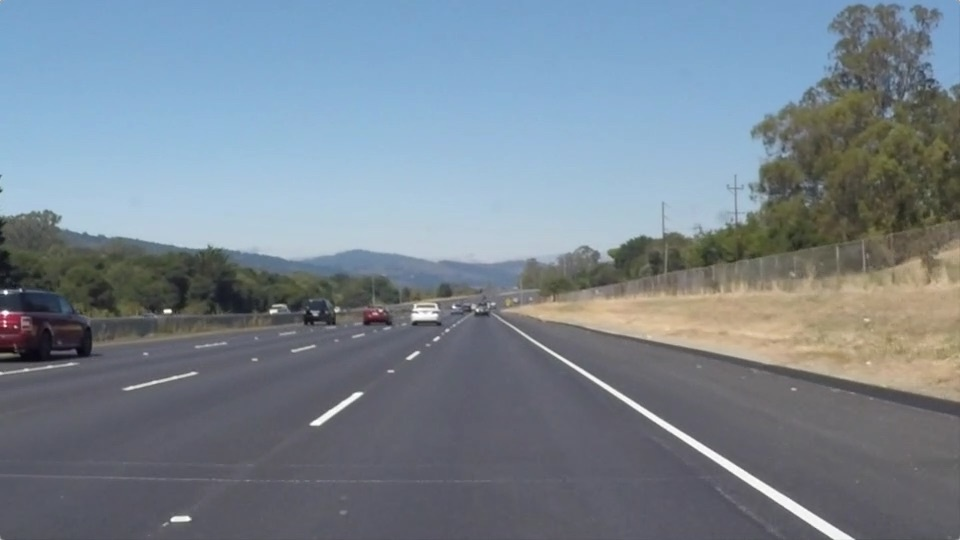
#> input picture image.jpg, 960 x 540 px
$ jupyter execute 'Lane Detection.ipynb'
#> lines starting #> are read from the running program, lines starting #| are printed output that depends on the picture; after the words box and inside, x2 and y2 are one past the last pixel; in counts of white or black regions, pixels touching at a corner belong together
# Ex. No: 07
## Lane Detection using Hough Transform.

**Name :** E ARYA KRISHNA  **Reg. No :** 212225240014 **Slot No :** 26OD2199

[cell 1]
# Import
import cv2
import numpy as np
import matplotlib.pyplot as plt

[cell 2]
# Read the image using OpenCV

image_path = "image.jpg"

img = cv2.imread(image_path)
#> img is the input picture: shape (540, 960, 3); mean B, G, R 143.7, 132.6, 120.3

img = cv2.cvtColor(img, cv2.COLOR_BGR2RGB)

[cell 3]
# Convert to grayscale.

gray = cv2.cvtColor(img, cv2.COLOR_RGB2GRAY)
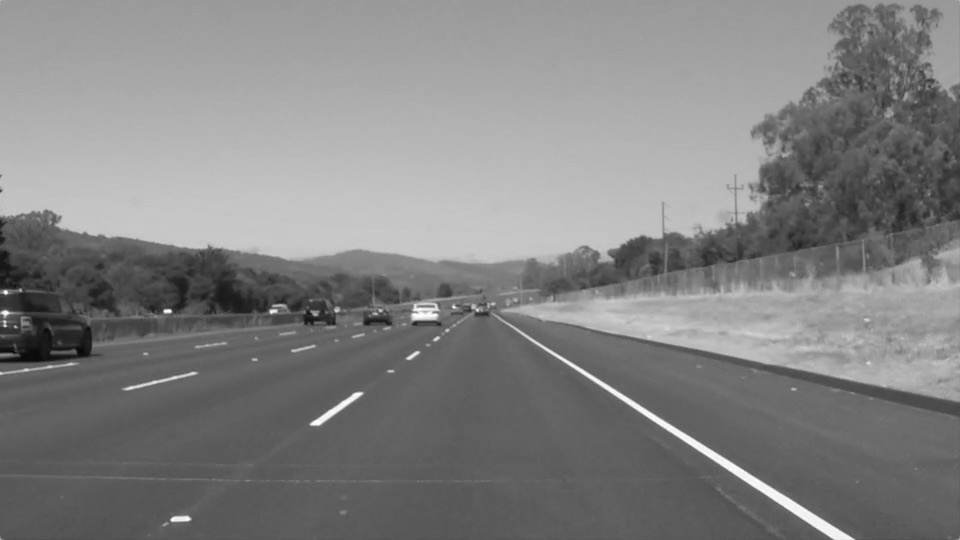
#> gray: shape (540, 960); min 8, max 255, mean 130.1

[cell 4]
# Display the image using Matplotlib
plt.figure(figsize=(10,5))
plt.imshow(gray, cmap='gray')
plt.title("Grayscale Image")
plt.axis('off')
plt.show()

[cell 5]
# Use global threshold based on grayscale intensity.


threshold = 150

_, thresh = cv2.threshold(gray, threshold, 255, cv2.THRESH_BINARY)
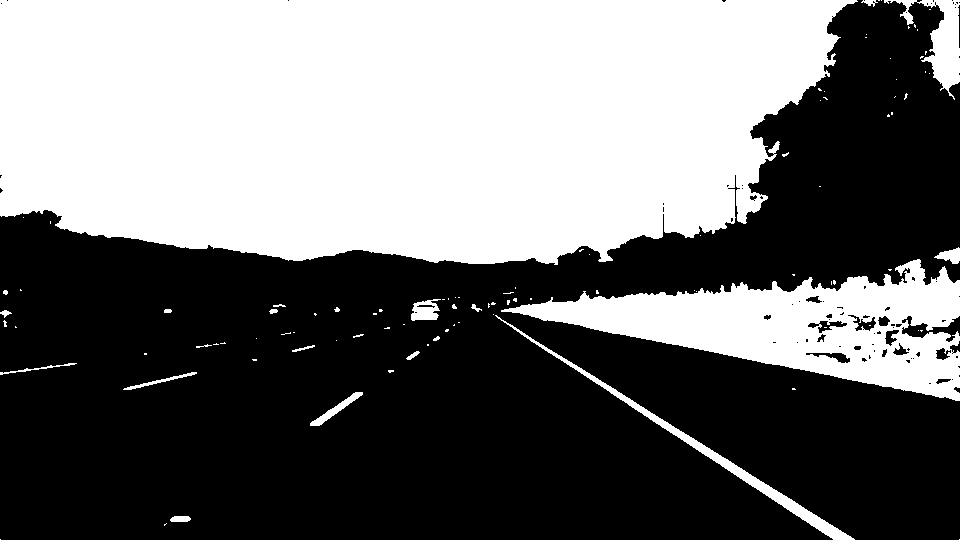
#> thresh: shape (540, 960); 44.3% white; 101 white regions (78 under 20 px), largest, box (x1, y1, x2, y2) and area: (0, 0, 858, 265) 193589, (501, 259, 960, 401) 28530, (495, 315, 855, 540) 2888

plt.figure(figsize=(10,5))
plt.imshow(thresh, cmap='gray')
plt.title("Thresholded Image")
plt.axis('off')
plt.show()

[cell 6]
#  Region of Interest (ROI)
height, width = gray.shape
#> height = 540; width = 960

mask = np.zeros_like(gray)

polygon = np.array([[
    (0, height),
    (width, height),
    (width, int(height * 0.6)),
    (int(width * 0.5), int(height * 0.4)),
    (0, int(height * 0.6))
]], np.int32)

cv2.fillPoly(mask, polygon, 255)
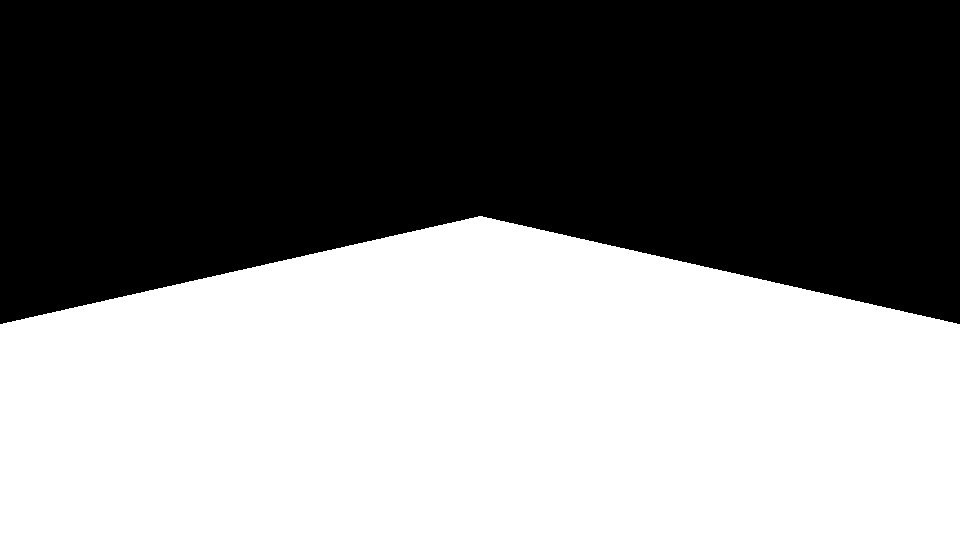
#> mask: shape (540, 960); 50% white; 1 white region, box (x1, y1, x2, y2) and area: (0, 216, 960, 540) 259140

roi = cv2.bitwise_and(thresh, mask)
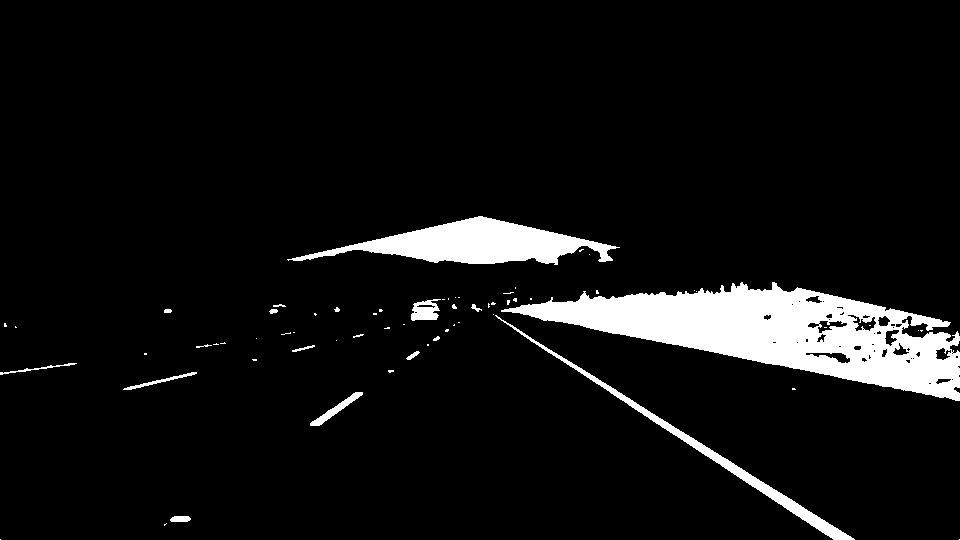
#> roi: shape (540, 960); 7% white; 64 white regions (46 under 20 px), largest, box (x1, y1, x2, y2) and area: (501, 282, 960, 401) 24197, (287, 216, 620, 265) 7440, (495, 315, 855, 540) 2888

plt.figure(figsize=(10,5))
plt.imshow(roi, cmap='gray')
plt.title("ROI Masked Image")
plt.axis('off')
plt.show()

[cell 7]
# Perform Edge Detection (using Cany)
edges = cv2.Canny(roi, 50, 150)
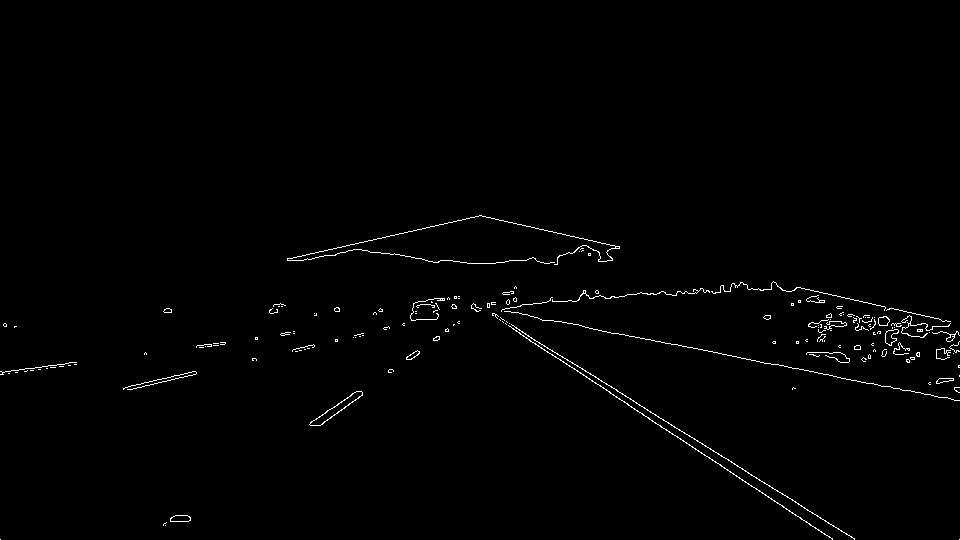
#> edges: shape (540, 960); 0.93% white in thin lines or dots, all inside (x1, y1, x2, y2) = (0, 215, 960, 540)

plt.figure(figsize=(10,5))
plt.imshow(edges, cmap='gray')
plt.title("Edge Detected Image")
plt.axis('off')
plt.show()

[cell 8]
# Smooth with a Gaussian blur.
blur = cv2.GaussianBlur(edges, (5,5), 0)

plt.figure(figsize=(10,5))
plt.imshow(blur, cmap='gray')
plt.title("Gaussian Blurred Image")
plt.axis('off')
plt.show()

[cell 9]
# Detect lines using Hough Transform

lines = cv2.HoughLinesP(
    blur,
    rho=1,
    theta=np.pi/180,
    threshold=50,
    minLineLength=40,
    maxLineGap=100
)
#> lines = 131 rows, first 6: [384, 234, 834, 538], [427, 297, 959, 400], [424, 298, 959, 402], [0, 370, 296, 334], [432, 296, 959, 399], [378, 236, 828, 539]

line_img = np.zeros_like(img)

if lines is not None:
    for line in lines:
        x1, y1, x2, y2 = np.array(line).flatten()[:4]

        cv2.line(line_img, (int(x1), int(y1)),
                 (int(x2), int(y2)), (255, 0, 0), 5)
#> this loop made 131 passes
#> (x1, y1, x2, y2) on passes 1 to 12: (384, 234, 834, 538), (427, 297, 959, 400), (424, 298, 959, 402), (0, 370, 296, 334), (432, 296, 959, 399), (378, 236, 828, 539), (436, 296, 952, 396), (476, 214, 613, 250), (377, 236, 827, 539), (381, 235, 832, 539), (267, 314, 803, 286), (380, 236, 830, 539)
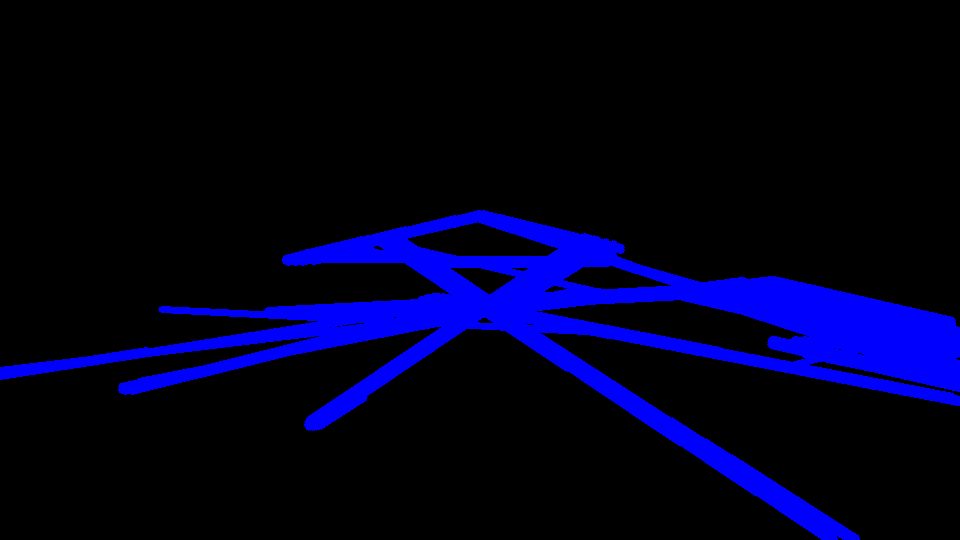
#> line_img: shape (540, 960, 3); mean of channels 0, 1, 2 31.3, 0, 0; drawn as B, G, R

plt.figure(figsize=(10,5))
plt.imshow(line_img)
plt.title("Detected Lines")
plt.axis('off')
plt.show()

[cell 10]
# Lane Detection Logic

final = cv2.addWeighted(img, 0.8, line_img, 1, 0)
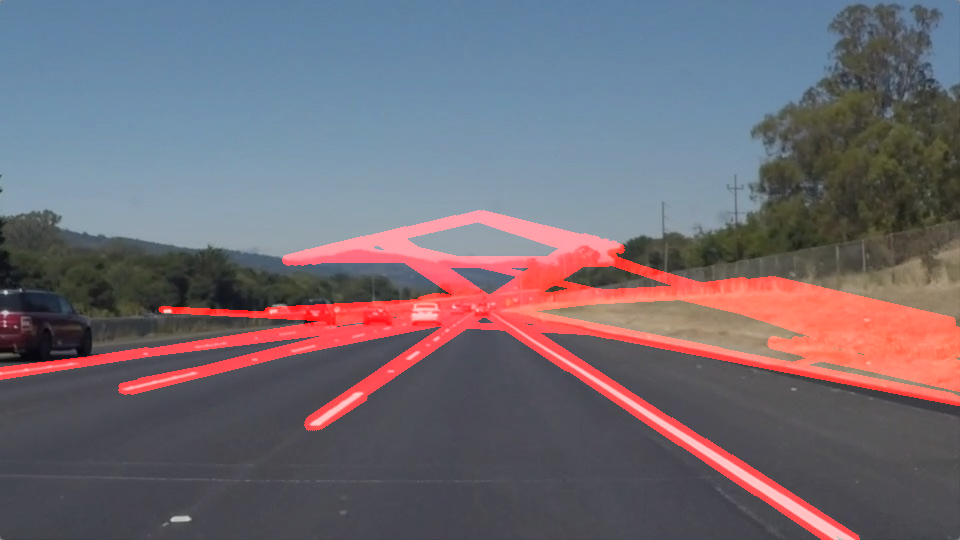
#> final: shape (540, 960, 3); mean R, G, B 113.4, 106.1, 115

plt.figure(figsize=(12,6))
plt.imshow(final)
plt.title("Final Lane Detection Output")
plt.axis('off')
plt.show()
